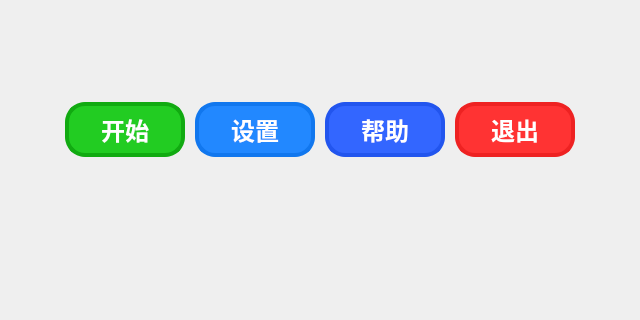
<?xml version="1.0" encoding="UTF-8"?>
<ui version="4.0">
 <class>Widget</class>
 <widget class="QWidget" name="Widget">
  <property name="geometry">
   <rect>
    <x>0</x>
    <y>0</y>
    <width>640</width>
    <height>320</height>
   </rect>
  </property>
  <property name="minimumSize">
   <size>
    <width>640</width>
    <height>320</height>
   </size>
  </property>
  <property name="maximumSize">
   <size>
    <width>640</width>
    <height>320</height>
   </size>
  </property>
  <property name="windowTitle">
   <string>恐龙快跑彩色版</string>
  </property>
  <property name="windowIcon">
   <iconset resource="res.qrc">
    <normaloff>:/res/gameBase/gameicon.png</normaloff>:/res/gameBase/gameicon.png</iconset>
  </property>
  <property name="styleSheet">
   <string notr="true">QWidget#Widget{
border-image: url(:/res/background/background_2.png);
}
</string>
  </property>
  <layout class="QVBoxLayout" name="verticalLayout">
   <property name="spacing">
    <number>0</number>
   </property>
   <property name="leftMargin">
    <number>0</number>
   </property>
   <property name="topMargin">
    <number>0</number>
   </property>
   <property name="rightMargin">
    <number>0</number>
   </property>
   <property name="bottomMargin">
    <number>0</number>
   </property>
   <item>
    <widget class="QWidget" name="widgetTitle" native="true">
     <property name="maximumSize">
      <size>
       <width>16777215</width>
       <height>100</height>
      </size>
     </property>
     <layout class="QHBoxLayout" name="horizontalLayout_2">
      <property name="spacing">
       <number>0</number>
      </property>
      <property name="leftMargin">
       <number>0</number>
      </property>
      <property name="topMargin">
       <number>0</number>
      </property>
      <property name="rightMargin">
       <number>0</number>
      </property>
      <property name="bottomMargin">
       <number>0</number>
      </property>
      <item>
       <spacer name="horizontalSpacer">
        <property name="orientation">
         <enum>Qt::Horizontal</enum>
        </property>
        <property name="sizeHint" stdset="0">
         <size>
          <width>264</width>
          <height>20</height>
         </size>
        </property>
       </spacer>
      </item>
      <item>
       <widget class="QLabel" name="label">
        <property name="minimumSize">
         <size>
          <width>106</width>
          <height>60</height>
         </size>
        </property>
        <property name="maximumSize">
         <size>
          <width>106</width>
          <height>60</height>
         </size>
        </property>
        <property name="styleSheet">
         <string notr="true">border-image: url(:/res/gameBase/title.png);</string>
        </property>
        <property name="text">
         <string/>
        </property>
       </widget>
      </item>
      <item>
       <spacer name="horizontalSpacer_2">
        <property name="orientation">
         <enum>Qt::Horizontal</enum>
        </property>
        <property name="sizeHint" stdset="0">
         <size>
          <width>264</width>
          <height>20</height>
         </size>
        </property>
       </spacer>
      </item>
     </layout>
    </widget>
   </item>
   <item>
    <widget class="QWidget" name="widgetSelect" native="true">
     <property name="minimumSize">
      <size>
       <width>120</width>
       <height>60</height>
      </size>
     </property>
     <property name="maximumSize">
      <size>
       <width>16777215</width>
       <height>60</height>
      </size>
     </property>
     <layout class="QHBoxLayout" name="horizontalLayout">
      <property name="spacing">
       <number>10</number>
      </property>
      <property name="leftMargin">
       <number>0</number>
      </property>
      <property name="topMargin">
       <number>0</number>
      </property>
      <property name="rightMargin">
       <number>0</number>
      </property>
      <property name="bottomMargin">
       <number>0</number>
      </property>
      <item>
       <spacer name="horizontalSpacer_4">
        <property name="orientation">
         <enum>Qt::Horizontal</enum>
        </property>
        <property name="sizeHint" stdset="0">
         <size>
          <width>40</width>
          <height>20</height>
         </size>
        </property>
       </spacer>
      </item>
      <item>
       <widget class="QPushButton" name="btnStart">
        <property name="minimumSize">
         <size>
          <width>120</width>
          <height>55</height>
         </size>
        </property>
        <property name="maximumSize">
         <size>
          <width>120</width>
          <height>55</height>
         </size>
        </property>
        <property name="styleSheet">
         <string notr="true">QPushButton#btnStart {
    /* 字体相关 */
    font-family: &quot;SimHei&quot;; /* 黑体，也可根据需求换其他像素风格字体 */
    font-size: 24px; /* 字体大小 */
    font-weight: bold; /* 字体加粗 */
    color: white; /* 字体颜色 */

    /* 按钮其他样式（可选，若需要和界面更协调） */
    background-color: #22cc22; /* 按钮背景色，与界面中绿色匹配 */
    border-radius: 20px; /* 圆角 */
    padding: 10px 30px; /* 内边距 */
    border: 4px solid #11aa11; /* 边框 */
}

/* 开始按钮悬浮状态字体样式（可选，若要改变悬浮时字体效果） */
QPushButton#btnStart:hover {
    color: #ffff00; /* 悬浮时字体变黄，可自行调整 */
    background-color: #33dd33; /* 悬浮时背景色变化 */
    border: 4px solid #22bb22; /* 悬浮时边框变化 */
}

/* 开始按钮按下状态字体样式（可选，若要改变点击时字体效果） */
QPushButton#btnStart:pressed {
    color: #dddddd; /* 按下时字体颜色变浅，可自行调整 */
    background-color: #11bb11; /* 按下时背景色变化 */
    border: 4px solid #00aa00; /* 按下时边框变化 */
    padding: 12px 30px 8px 30px; /* 点击时轻微位移，模拟按下效果 */
}</string>
        </property>
        <property name="text">
         <string>开始</string>
        </property>
       </widget>
      </item>
      <item>
       <widget class="QPushButton" name="btnSetting">
        <property name="minimumSize">
         <size>
          <width>120</width>
          <height>55</height>
         </size>
        </property>
        <property name="maximumSize">
         <size>
          <width>120</width>
          <height>55</height>
         </size>
        </property>
        <property name="styleSheet">
         <string notr="true">QPushButton#btnSetting {
    font-family: &quot;SimHei&quot;;
    font-size: 24px;
    font-weight: bold;
    color: white;

    background-color: #2288ff; /* 蓝色背景，匹配界面色调 */
    border-radius: 20px;
    padding: 10px 30px;
    border: 4px solid #1177ee;
}

QPushButton#btnSetting:hover {
    color: #ffff00;
    background-color: #3399ff;
    border: 4px solid #2288ee;
}

QPushButton#btnSetting:pressed {
    color: #dddddd;
    background-color: #1177dd;
    border: 4px solid #0066dd;
    padding: 12px 30px 8px 30px;
}</string>
        </property>
        <property name="text">
         <string>设置</string>
        </property>
       </widget>
      </item>
      <item>
       <widget class="QPushButton" name="btnHelp">
        <property name="minimumSize">
         <size>
          <width>120</width>
          <height>55</height>
         </size>
        </property>
        <property name="maximumSize">
         <size>
          <width>120</width>
          <height>55</height>
         </size>
        </property>
        <property name="styleSheet">
         <string notr="true">QPushButton#btnHelp {
    font-family: &quot;SimHei&quot;;
    font-size: 24px;
    font-weight: bold;
    color: white;

    background-color: #3366ff; /* 蓝色背景，区分帮助功能 */
    border-radius: 20px;
    padding: 10px 30px;
    border: 4px solid #2255ee;
}

QPushButton#btnHelp:hover {
    color: #ffff00; /* 保持hover时的黄色文字效果 */
    background-color: #4477ff;
    border: 4px solid #3366dd;
}

QPushButton#btnHelp:pressed {
    color: #dddddd;
    background-color: #2255ee;
    border: 4px solid #1144dd;
    padding: 12px 30px 8px 30px; /* 保持按压时的位移效果 */
}</string>
        </property>
        <property name="text">
         <string>帮助</string>
        </property>
       </widget>
      </item>
      <item>
       <widget class="QPushButton" name="btnExit">
        <property name="minimumSize">
         <size>
          <width>120</width>
          <height>55</height>
         </size>
        </property>
        <property name="maximumSize">
         <size>
          <width>120</width>
          <height>55</height>
         </size>
        </property>
        <property name="styleSheet">
         <string notr="true">QPushButton#btnExit {
    font-family: &quot;SimHei&quot;;
    font-size: 24px;
    font-weight: bold;
    color: white;

    background-color: #ff3333; /* 红色背景，匹配界面色调 */
    border-radius: 20px;
    padding: 10px 30px;
    border: 4px solid #ee2222;
}

QPushButton#btnExit:hover {
    color: #ffff00;
    background-color: #ff4444;
    border: 4px solid #dd3333;
}

QPushButton#btnExit:pressed {
    color: #dddddd;
    background-color: #ee2222;
    border: 4px solid #dd1111;
    padding: 12px 30px 8px 30px;
}</string>
        </property>
        <property name="text">
         <string>退出</string>
        </property>
       </widget>
      </item>
      <item>
       <spacer name="horizontalSpacer_3">
        <property name="orientation">
         <enum>Qt::Horizontal</enum>
        </property>
        <property name="sizeHint" stdset="0">
         <size>
          <width>40</width>
          <height>20</height>
         </size>
        </property>
       </spacer>
      </item>
     </layout>
    </widget>
   </item>
   <item>
    <widget class="QWidget" name="widgetRun" native="true">
     <property name="minimumSize">
      <size>
       <width>0</width>
       <height>160</height>
      </size>
     </property>
     <property name="maximumSize">
      <size>
       <width>16777215</width>
       <height>160</height>
      </size>
     </property>
    </widget>
   </item>
  </layout>
 </widget>
 <resources>
  <include location="res.qrc"/>
 </resources>
 <connections/>
</ui>
